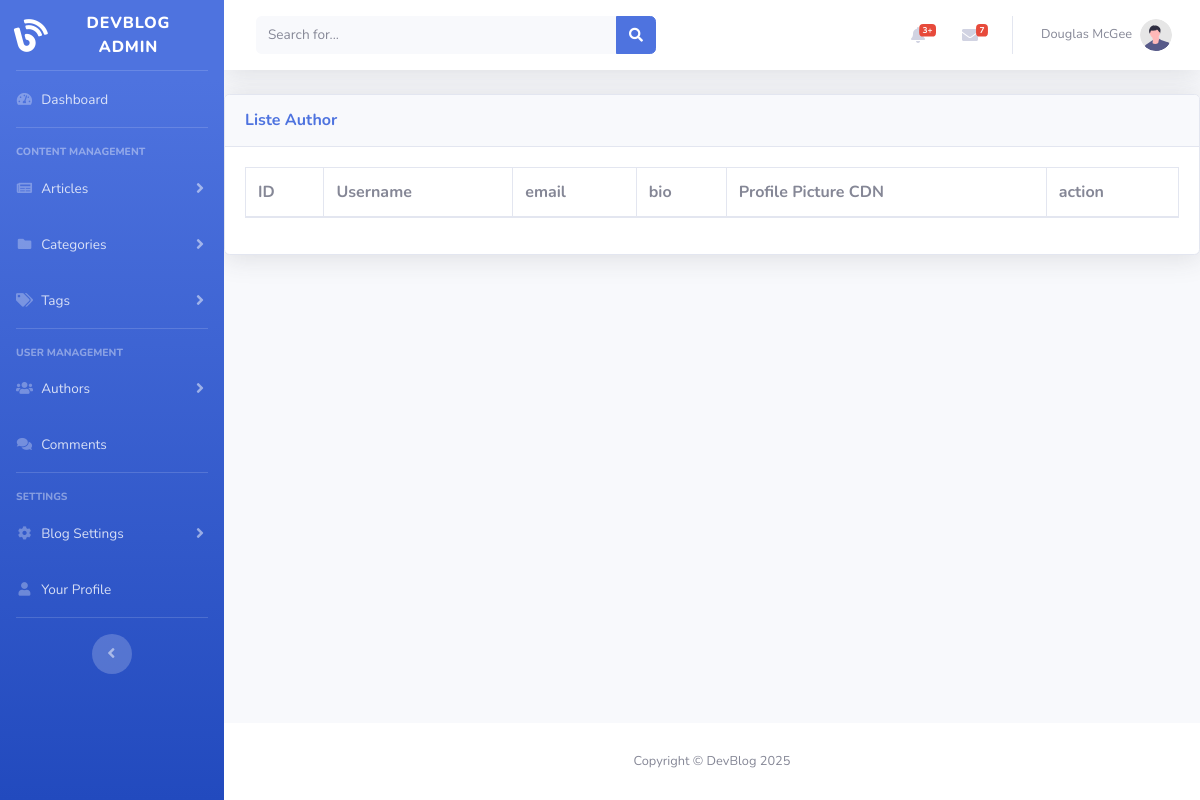
Page /public/User/authors.php on the earlier database version.
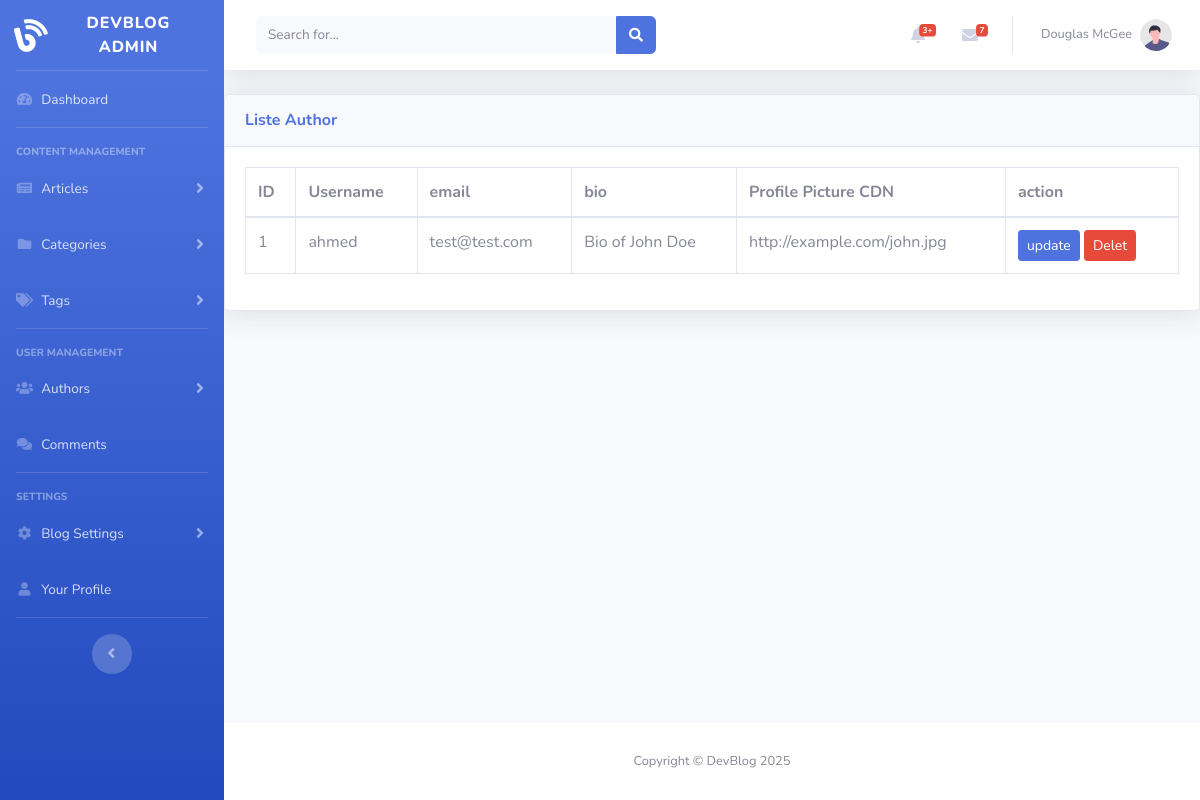
Same page on the later database version.
### tables this page shows
CREATE TABLE users (
    id BIGINT PRIMARY KEY AUTO_INCREMENT,
    username VARCHAR(20) NOT NULL UNIQUE,
    email VARCHAR(255) NOT NULL UNIQUE,
    password_hash VARCHAR(255) NOT NULL,
    bio TEXT,
    profile_picture_url VARCHAR(255),
    role ENUM('admin', 'user', 'author') DEFAULT 'user'
);

### database/config/conection.php (called while the page is built, shortened)
<?php
class conection {
    private static $conn;
    public function __construct(){
        $dotenv = Dotenv::createImmutable(__DIR__ . '/../..');
        $host = $_ENV['host'];
        $dbname = $_ENV['db_name'];
        $username = $_ENV['username'];
        $password = $_ENV['password'];
        try {
            self::$conn = new PDO("mysql:host=$host;dbname=$dbname", $username, $password);
            self::$conn->setAttribute(PDO::ATTR_ERRMODE, PDO::ERRMODE_EXCEPTION);
        } catch (PDOException $e) {
            echo "Connection error: " . $e->getMessage();
        }
    }
    public static function getPDO() {
        return self::$conn;
    }
}

### app/crud/crud.php (called while the page is built, shortened)
<?php
class Crud extends conection
{
    private static $conn;
    public function __construct()
    {
        self::$conn = conection::getPDO();
    }
    public static function selectRecords(string $table, string $columns = "*", string $where = null, array $params = [])
    {
        $sql = "SELECT $columns FROM $table ";
        $stmt = self::$conn->prepare($sql);
        $stmt->execute();
        $result = $stmt->fetchAll(PDO::FETCH_ASSOC);
        return $result;
    }
}
?>

### app/models/user.php (called while the page is built, shortened)
<?php
class User extends crud {
    private $table = 'users';
    public function selectAllusers(){
        return $this->selectRecords($this->table);
    }
}

### public/User/authors.php (the view, shortened to what this page needs)
<?php
$User = new User();
$allUser = $User->selectAllusers();
?>
<!DOCTYPE html>
<html lang="en">
<head>
 <link href="../vendor/fontawesome-free/css/all.min.css" rel="stylesheet" type="text/css">
        <link href="https://stackpath.bootstrapcdn.com/bootstrap/4.5.2/css/bootstrap.min.css" rel="stylesheet">
    <link href="../css/sb-admin-2.min.css" rel="stylesheet">
    <link href="../vendor/datatables/dataTables.bootstrap4.min.css" rel="stylesheet">
    </head>
<body>
<div id="wrapper">
            <?php include '../components/sidebar.php'; ?>
        <div id="content-wrapper" class="d-flex flex-column">
<div id="content">
            <?php include '../components/topbar.php'; ?>
         <div class="card shadow mb-4">
                        <div class="card-header py-3">
                            <h6 class="m-0 font-weight-bold text-primary">Liste Author</h6>
                        </div>
                        <div class="card-body">
                            <div class="table-responsive">
                                <table class="table table-bordered" id="dataTable" width="100%" cellspacing="0">
                                    <thead>
                                        <tr>
                                            <th>ID</th>
                                            <th>Username</th>
                                            <th>email</th>
                                            <th>bio</th>
                                            <th>Profile Picture CDN</th>
                                            <th>action</th>
                                        </tr>
                                    </thead>
                                    <tbody>
                                    <?php foreach ($allUser as $User): ?>
                                        <tr>
                                            <td><?php echo htmlspecialchars($User['id']); ?></td>
                                            <td><?php echo htmlspecialchars($User['username']); ?></td>
                                            <td><?php echo htmlspecialchars($User['email']); ?></td>
                                            <td><?php echo htmlspecialchars($User['bio']); ?></td>
                                            <td><?php echo htmlspecialchars($User['profile_picture_url']); ?></td>
                                            <td><button class="btn btn-primary btn-sm" data-toggle="modal" data-target="#updateModal<?php echo $User['id']; ?>">update</button>
                                            <a href="?delete=<?php echo $User['id']; ?>" class="btn btn-danger btn-sm">Delet</a></td>
                                        </tr>
                        <?php endforeach; ?>
                                    </tbody>
                                </table>
                            </div>
                        </div>
                    </div>
                </div>
                <?php include '../components/footer.php'; ?>
             </div>
  </div>
</body>
</html>

### public/components/sidebar.php (shortened to what this page needs)
<ul class="navbar-nav bg-gradient-primary sidebar sidebar-dark accordion" id="accordionSidebar">
    <a class="sidebar-brand d-flex align-items-center justify-content-center" href="index.php">
        <div class="sidebar-brand-icon rotate-n-15">
            <i class="fas fa-blog"></i>
        </div>
        <div class="sidebar-brand-text mx-3">DevBlog Admin</div>
    </a>
    <hr class="sidebar-divider my-0">
    <li class="nav-item <?= basename($_SERVER['PHP_SELF']) == 'index.php' ? 'active' : '' ?>">
        <a class="nav-link" href="index.php">
            <i class="fas fa-fw fa-tachometer-alt"></i>
            <span>Dashboard</span>
        </a>
    </li>
    <hr class="sidebar-divider">
    <div class="sidebar-heading">
        Content Management
    </div>
    <li class="nav-item">
        <a class="nav-link collapsed" href="#" data-toggle="collapse" data-target="#collapseArticles"
            aria-expanded="true" aria-controls="collapseArticles">
            <i class="fas fa-fw fa-newspaper"></i>
            <span>Articles</span>
        </a>
    </li>
    <li class="nav-item">
        <a class="nav-link collapsed" href="#" data-toggle="collapse" data-target="#collapseCategories"
            aria-expanded="true" aria-controls="collapseCategories">
            <i class="fas fa-fw fa-folder"></i>
            <span>Categories</span>
        </a>
    </li>
    <li class="nav-item">
        <a class="nav-link collapsed" href="#" data-toggle="collapse" data-target="#collapseTags"
            aria-expanded="true" aria-controls="collapseTags">
            <i class="fas fa-fw fa-tags"></i>
            <span>Tags</span>
        </a>
    </li>
    <hr class="sidebar-divider">
    <div class="sidebar-heading">
        User Management
    </div>
    <li class="nav-item">
        <a class="nav-link collapsed" href="#" data-toggle="collapse" data-target="#collapseAuthors"
            aria-expanded="true" aria-controls="collapseAuthors">
            <i class="fas fa-fw fa-users"></i>
            <span>Authors</span>
        </a>
    </li>
    <li class="nav-item">
        <a class="nav-link" href="comments.php">
            <i class="fas fa-fw fa-comments"></i>
            <span>Comments</span>
        </a>
    </li>
    <hr class="sidebar-divider">
    <div class="sidebar-heading">
        Settings
    </div>
    <li class="nav-item">
        <a class="nav-link collapsed" href="#" data-toggle="collapse" data-target="#collapseSettings"
            aria-expanded="true" aria-controls="collapseSettings">
            <i class="fas fa-fw fa-cog"></i>
            <span>Blog Settings</span>
        </a>
    </li>
    <li class="nav-item">
        <a class="nav-link" href="profile.php">
            <i class="fas fa-fw fa-user"></i>
            <span>Your Profile</span>
        </a>
    </li>
    <hr class="sidebar-divider d-none d-md-block">
    <div class="text-center d-none d-md-inline">
        <button class="rounded-circle border-0" id="sidebarToggle"></button>
    </div>
</ul>

### public/components/topbar.php (shortened to what this page needs)
<nav class="navbar navbar-expand navbar-light bg-white topbar mb-4 static-top shadow">
    <form
        class="d-none d-sm-inline-block form-inline mr-auto ml-md-3 my-2 my-md-0 mw-100 navbar-search">
        <div class="input-group">
            <input type="text" class="form-control bg-light border-0 small" placeholder="Search for..."
                aria-label="Search" aria-describedby="basic-addon2">
            <div class="input-group-append">
                <button class="btn btn-primary" type="button">
                    <i class="fas fa-search fa-sm"></i>
                </button>
            </div>
        </div>
    </form>
    <ul class="navbar-nav ml-auto">
        <li class="nav-item dropdown no-arrow mx-1">
            <a class="nav-link dropdown-toggle" href="#" id="alertsDropdown" role="button"
                data-toggle="dropdown" aria-haspopup="true" aria-expanded="false">
                <i class="fas fa-bell fa-fw"></i>
                <span class="badge badge-danger badge-counter">3+</span>
            </a>
        </li>
        <li class="nav-item dropdown no-arrow mx-1">
            <a class="nav-link dropdown-toggle" href="#" id="messagesDropdown" role="button"
                data-toggle="dropdown" aria-haspopup="true" aria-expanded="false">
                <i class="fas fa-envelope fa-fw"></i>
                <span class="badge badge-danger badge-counter">7</span>
            </a>
        </li>
        <li class="nav-item dropdown no-arrow">
            <a class="nav-link dropdown-toggle" href="#" id="userDropdown" role="button"
                data-toggle="dropdown" aria-haspopup="true" aria-expanded="false">
                <span class="mr-2 d-none d-lg-inline text-gray-600 small">Douglas McGee</span>
                <img class="img-profile rounded-circle"
                    src="img/undraw_profile.svg">
            </a>
        </li>
    </ul>
</nav>

### public/components/footer.php (shortened to what this page needs)
<footer class="sticky-footer bg-white">
    <div class="container my-auto">
        <div class="copyright text-center my-auto">
            <span>Copyright &copy; DevBlog </span> <span id="currentYear"></span>
        </div>
    </div>
</footer>

Differences in the rows shown:
added users: id "1", username "ahmed", email "test@test.com", bio "Bio of John Doe", profile_picture_url "http://example.com/john.jpg"
